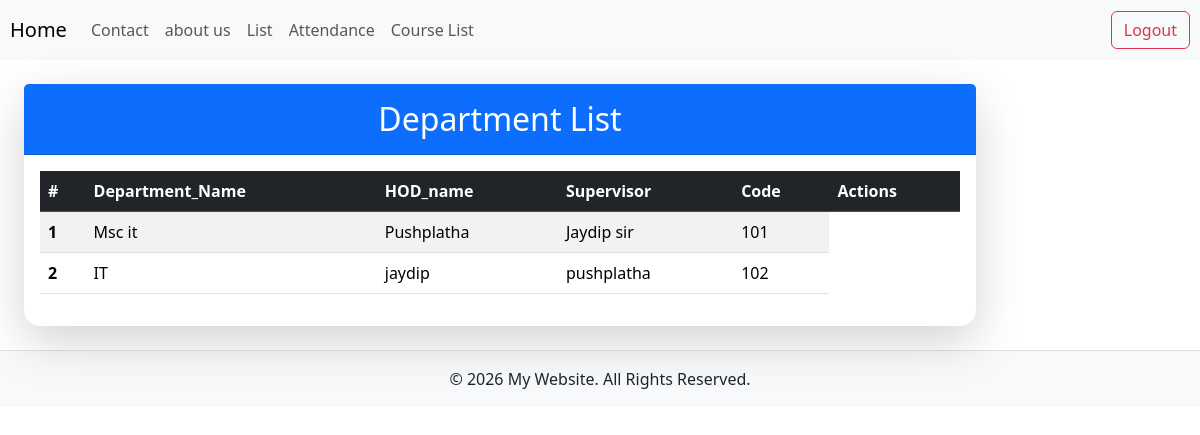
The page /dept/list/ (signed in) on the database its author committed.
### student/models.py (models this page shows, shortened)
class dept(models.Model):
    department_name=models.CharField(max_length=100)
    HOD_name=models.CharField(max_length=100)
    supervisor_name=models.CharField(max_length=100)
    code=models.IntegerField()

### student/views.py (the view)
# urls.py: path('dept/list/', views.dept_list, name='dept_list'),
@login_required(login_url='login')
def dept_list(request):
    departments = dept.objects.all()
    return render(request, 'dept/list.html', {'departments': departments})

### student/templates/dept/list.html
{% extends 'base.html' %}
{% block content %}
<div class="card shadow-lg border-0 rounded-4">
    <div class="card-header bg-primary text-white text-center py-3">
        <h2 class="mb-0">Department List</h2>
    </div>
    <div class="card-body">
        <table class="table table-striped table-hover">
            <thead class="table-dark">
                <tr>
                    <th scope="col">#</th>
                    <th scope="col">Department_Name</th>
                    <th scope="col">HOD_name</th>
                    <th scope="col">Supervisor</th>
                    <th scope="col">Code</th>
                    <th scope="col">Actions</th>
                </tr>
            </thead>
            <tbody>
                {% for dept in departments %}
                <tr>
                    <th scope="row">{{ forloop.counter }}</th>
                    <td>{{ dept.department_name }}</td>
                    <td>{{ dept.HOD_name }}</td>
                    <td>{{ dept.supervisor_name }}</td>
                    <td>{{ dept.code }}</td>
                </tr>
                {% empty %}
                <tr>
                    <td colspan="6" class="text-center text-muted">No department found. Use the Add button above to create a new department.</td>
                </tr>
                {% endfor %}
            </tbody>
        </table>
    </div>
</div>
{% endblock %}

### rows shown on the page
dept: department_name "Msc it", HOD_name "Pushplatha", supervisor_name "Jaydip sir", code "101"
dept: department_name "IT", HOD_name "jaydip", supervisor_name "pushplatha", code "102"
